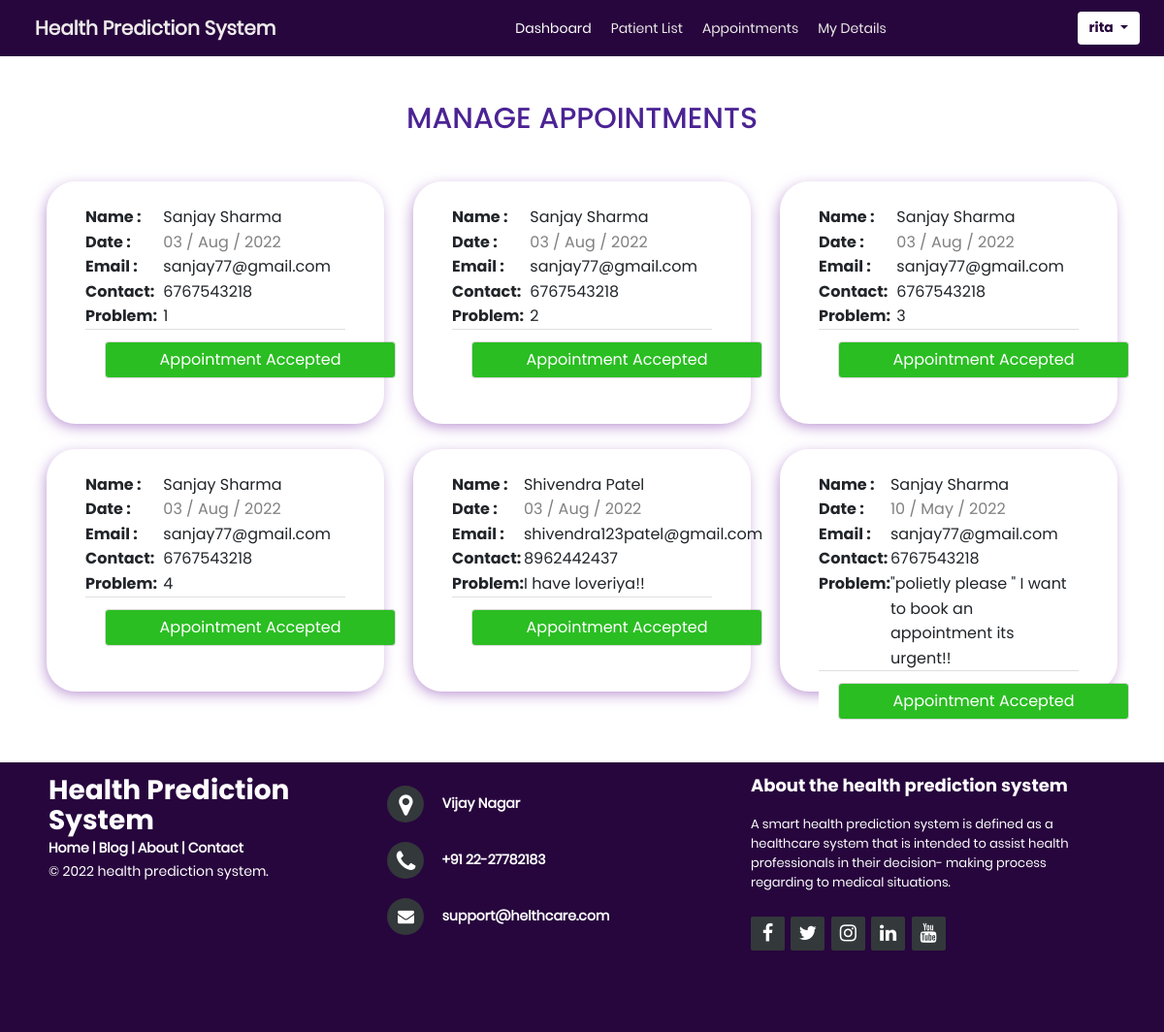
The app's page /manage_appointments/ (signed in) with its own data.
### patient/models.py (models this page shows)
class Appointment(models.Model):
    full_name = models.CharField(max_length=150)
    email = models.CharField(max_length=50)
    contact = models.CharField(max_length=50)
    request = models.TextField(blank=True)
    sent_date = models.DateField(auto_now_add=True)
    accepted = models.BooleanField(default=False)
    accepted_date = models.DateField(auto_now_add=False, null=True, blank=True)
    doctor_id = models.ForeignKey(UpdateForm,on_delete=models.CASCADE,null=True)
    def __str__(self):
        return self.full_name
    class Meta:
        ordering = ["-sent_date"]

### doctor/views.py (the view)
# urls.py: path('manage_appointments/',views.manage,name='manage'),
def manage(request):
    if request.user.is_authenticated:
        if request.method == 'POST':
            appointment_id = request.POST.get("appointment-id")
            print(appointment_id)
            appointment = Appointment.objects.get(id=appointment_id)
            appointment.accepted = True
            email = request.POST.get("email")
            accept = request.POST.get("date")
            d2 =  date.today().strftime("%B %d, %Y")
            dd=appointment.doctor_id.id
            nm=UpdateForm.objects.get(pk=dd)
            fname=nm.user.first_name
            lname=nm.user.last_name
            appointment.accepted_date= str(accept)
            appointment.save()
            send_mail(
            'About your appointment',
            f"Timing : 10AM to 4PM \n Thanks for booking appointment. Your appointment is scheduled on date: {accept} with Dr.{fname} {lname}. \n Loves,\n From Doctor's Family",
            settings.EMAIL_HOST_USER,
            ['chinnijain168@gmail.com'],
            fail_silently=False, )
            d2 =  date.today().strftime("%B %d, %Y")
            messages.add_message(request, messages.SUCCESS, f"You accepted the appointment of {appointment.full_name} at {d2}")
            return HttpResponseRedirect(request.path)
        else:
            ii=UpdateForm.objects.filter(user=request.user)
            if not ii:
                 messages.add_message(request, messages.ERROR,'first Update your details!! ')
                 return render(request,'doctor/manage.html',{'username':request.user,})
            else:
                for i in ii:
                    no=i.id
                    print(no)
                appointmentt=Appointment.objects.filter(doctor_id=no)
                print(appointmentt)
                return render(request,'doctor/manage.html',{'username':request.user,'appointments':appointmentt})
    else:
        return HttpResponseRedirect('/login/')

### doctor/templates/doctor/manage.html (shortened to what this page needs)
{% extends "core/base.doctor.html" %}
{% load static %}
{% block content %}
<main>
    <div class="container-fluid p-5">
        <div class=" mb-5 text-center">
            <h3 style="color:#4b2394; font-size:30px;text-transform:uppercase ;">
                Manage appointments
            </h3>
        </div>
        <div class="row">
        {% for app in appointments %}
            <div class="col-lg-4 col-xl-4 ">
                <div class="card .w-100  card-margin"  style="border: none;border-radius: 30px;height: 250px; box-shadow: -2px 4px 16px -3px rgb(172 125 201);">
                    <div class="card-body py-4">
                        <table style="width: 100%; border:none; text-align: left;">
                            <tr>
                              <th>Name :</th>
                              <td>{{app.full_name}}</td>
                            </tr>
                            <tr>
                              <th>Date : </th>
                              <td>
                                <div class="widget-49-date-primary">
                                    <span style="color:grey;" class="widget-49-date-day">{{app.sent_date|date:"d"}} /</span>
                                    <span style="color:grey;" class="widget-49-date-month">{{app.sent_date|date:"M"}} /</span>
                                    <span style="color:grey;" class="widget-49-date-month">{{app.sent_date|date:"Y"}}</span>
                                </div>
                              </td>
                            </tr>
                            <tr>
                              <th>Email :</th>
                              <td>{{app.email}}</td>
                            </tr>
                            <tr>
                              <th>Contact: </th>
                              <td>{{app.contact}}</td>
                            </tr>
                            <tr style="vertical-align: baseline;">
                              <th>Problem: </th>
                              <td>
                                {{app.request}}
                              </td>
                            </tr>
                          </table>
                          <div class="card-footer text-muted" style="background-color: white;">
                            {% if app.accepted == True %}
                            <input class="btn-block form-control" style="background-color:#2abe22; color:white; width: 300px; ;" type="submit" value="Appointment Accepted">
                           {% endif %}
                          </div>
                    </div>
                </div><br>
            </div>
        {% endfor %}
        </div>
</main>
{% endblock %}

### core/templates/core/base.doctor.html (shortened to what this page needs)
{% load static %}
<!DOCTYPE html>
<html lang="en">
<head>
    <link rel="stylesheet" href="https://cdn.jsdelivr.net/npm/bootstrap@4.0.0/dist/css/bootstrap.min.css"
>
    <link rel="stylesheet" href="https://cdnjs.cloudflare.com/ajax/libs/font-awesome/4.7.0/css/font-awesome.min.css">
    <link rel="stylesheet" type="text/css" href="{% static 'core/vendor/bootstrap/css/bootstrap.min.css' %} ">
    <link rel="stylesheet" type="text/css"
        href="{% static 'core/fonts/font-awesome-4.7.0/css/font-awesome.min.css' %} ">
    <link rel="stylesheet" type="text/css"
        href="{% static 'core/fonts/iconic/css/material-design-iconic-font.min.css' %}">
    <link rel="stylesheet" type="text/css" href=" {% static 'core/vendor/animate/animate.css' %} ">
    <link rel="stylesheet" type="text/css" href="{% static 'core/vendor/css-hamburgers/hamburgers.min.css' %} ">
    <link rel="stylesheet" type="text/css" href="{% static 'core/vendor/animsition/css/animsition.min.css' %}">
    <link rel="stylesheet" type="text/css" href="{% static 'core/vendor/select2/select2.min.css' %}">
    <link rel="stylesheet" type="text/css" href="{% static 'core/vendor/daterangepicker/daterangepicker.css' %}">
    <link rel="stylesheet" type="text/css" href="{% static 'core/css/util.css' %} ">
    <link rel="stylesheet" type="text/css" href="{% static 'core/css/main.css' %}">
    <link rel="stylesheet" href="{% static 'core/css/style1.css' %}">
    <link rel="stylesheet" href="{% static 'core/css/impo.css' %}">
</head>
<body style="overflow-x: hidden;">
    <header>
        <header>
            <div>
                <section>
                    <nav class="navbar navbar-expand-lg " style="background-color:  #27063d; font-weight: bold;">
                        <div class="navbar-header" style=" margin-left: 20px;">
                            <a class="navbar-brand linksCss" href="#"></i>Health Prediction System</a>
                        </div>
                        <div class="collapse navbar-collapse" id="navbarSupportedContent"
                            style="width: 100%; font-weight: normal;">
                            <ul class="navbar-nav mr-auto" style="text-align: center; margin-left: 25%;">
                                <li class="nav-item listyle">
                                    <a href="{% url 'doctor' %}" class="linksCss"
                                        style="color:rgb(255, 255, 255);">Dashboard</a>
                                </li>
                                <li class="nav-item listyle">
                                    <a href="{% url 'patientlist' %}" class="linksCss"> Patient List</a>
                                </li>
                                <li class="nav-item listyle">
                                    <a href="{% url 'manage' %}" class="linksCss"> Appointments</a>
                                </li>
                                <li class="nav-item listyle">
                                    <a href="{% url 'updatedetails' %}" class="linksCss">My Details</a>
                                </li>
                            </ul>
                            <div style="position:relative; margin-right:1%;">
                            <button class="btn btn-primary dropdown-toggle" type="button" data-toggle="dropdown"
                                style="margin-left:10px;float: right; background-color: #fff; color: #27063d; border: none;"><strong>{{username}}</strong>
                                </button>
                        </div>
                        </div>
            </div>
        </header>
        {% block content %}
        {% endblock %}
        <footer>
            <footer class="footer-distributed">
                <div class="footer-left">
                    <h3><span>Health Prediction System</span></h3>
                    <p class="footer-links">
                        <a href="home.html">Home</a>
                        |
                        <a href="#">Blog</a>
                        |
                        <a href="about2.html">About</a>
                        |
                        <a href="contact.html">Contact</a>
                    </p>
                    <p class="footer-company-name">© 2022 health prediction system.</p>
                </div>
                <div class="footer-center">
                    <div>
                        <i class="fa fa-map-marker"></i>
                        <p>Vijay Nagar</p>
                    </div>
                    <div>
                        <i class="fa fa-phone"></i>
                        <p>+91 22-27782183</p>
                    </div>
                    <div>
                        <i class="fa fa-envelope"></i>
                        <p><a href="mailto:support@helthcare.com">support@helthcare.com</a></p>
                    </div>
                </div>
                <div class="footer-right">
                    <p class="footer-company-about">
                        <span>About the health prediction system </span>
                        A smart health prediction system is defined as a healthcare system that is intended to assist
                        health
                        professionals in their decision- making process regarding to medical situations.
                    </p>
                    <div class="footer-icons">
                        <a href="#"><i class="fa fa-facebook"></i></a>
                        <a href="#"><i class="fa fa-twitter"></i></a>
                        <a href="#"><i class="fa fa-instagram"></i></a>
                        <a href="#"><i class="fa fa-linkedin"></i></a>
                        <a href="#"><i class="fa fa-youtube"></i></a>
                    </div>
                </div>
            </footer>
        </footer>
</body>
</html>

### core/static/core/css/main.css (style rules this page uses)
* { margin: 0px; padding: 0px; box-sizing: border-box; }
body, html { height: 100%; font-family: Poppins-Regular, sans-serif; }
a { font-family: Poppins-Regular; font-size: 14px; line-height: 1.7; color: #666666; margin: 0px; transition: all 0.4s; -webkit-transition: all 0.4s; -o-transition: all 0.4s; -moz-transition: all 0.4s; }
h1,h2,h3,h4,h5,h6 { margin: 0px; }
p { font-family: Poppins-Regular; font-size: 14px; line-height: 1.7; color: #666666; margin: 0px; }
ul, li { margin: 0px; list-style-type: none; }
input { outline: none; border: none; }
button { outline: none !important; border: none; background: transparent; }

### core/static/core/css/style1.css (style rules this page uses)
* { margin: 0; padding: 0; box-sizing: border-box; font-family: 'Poppins',sans-serif; }

### core/static/core/css/impo.css (style rules this page uses)
.listyle { padding: 0px 5px; margin: 0px 5px; }
.linksCss { text-decoration: none !important; color: #edeaea; }
* { padding: 0; margin: 0; }
html { background-color: #fff; }
body { font: 16px/1.6 Arial, sans-serif; }
header { text-align: center; margin-bottom: 0px; }
header span { color: #3F71EA; }
html { height: 100%; }
body { height: 100%; }
.btn { font-size: 14px; }
.footer-distributed { position:relative;bottom: 0; }
.footer-distributed { background-color: #27063d; box-sizing: border-box; width: 100%; text-align: left; font: bold 16px sans-serif; padding: 14px 50px 24px 50px; height: 278px; }
.footer-distributed .footer-left, .footer-distributed .footer-center, .footer-distributed .footer-right { display: inline-block; vertical-align: top; }
.footer-distributed .footer-left { width: 30%; }
.footer-distributed h3 { color: #ffffff; font: normal 34px 'Cookie', ; font-weight: bold; margin: 0; }
.footer-distributed h3 span { color: #ffffff; }
.footer-distributed .footer-links { color: #ffffff; }
.footer-distributed .footer-links a { display: inline-block; line-height: 1.8; text-decoration: none; color: inherit; }
.footer-distributed .footer-company-name { color: #ffffff; font-size: 14px; font-weight: normal; margin: 0; }
.footer-distributed .footer-center { width: 35%; }
.footer-distributed .footer-center i { background-color: #33383b; color: #ffffff; font-size: 25px; width: 38px; height: 38px; border-radius: 50%; text-align: center; line-height: 42px; margin: 10px 15px; vertical-align: middle; }
.footer-distributed .footer-center i.fa-envelope { font-size: 17px; line-height: 38px; }
.footer-distributed .footer-center p { display: inline-block; color: #ffffff; vertical-align: middle; margin: 0; }
.footer-distributed .footer-center p a { color: #ffffff; text-decoration: none; ; }
.footer-distributed .footer-right { width: 30%; }
.footer-distributed .footer-company-about { line-height: 20px; color: #ffffff; font-size: 13px; font-weight: normal; margin: 0; }
.footer-distributed .footer-company-about span { display: block; color: #ffffff; font-size: 18px; font-weight: bold; margin-bottom: 20px; }
.footer-distributed .footer-icons { margin-top: 25px; }
.footer-distributed .footer-icons a { display: inline-block; width: 35px; height: 35px; cursor: pointer; background-color: #33383b; border-radius: 2px; font-size: 20px; color: #ffffff; text-align: center; line-height: 35px; margin-right: 3px; margin-bottom: 5px; }
.card { padding:0px 20px; }

### records on screen
Appointment: full_name "Sanjay Sharma", sent_date "03", sent_date "Aug", sent_date "2022", email "sanjay77@gmail.com", contact "6767543218", request "1"
Appointment: full_name "Sanjay Sharma", sent_date "03", sent_date "Aug", sent_date "2022", email "sanjay77@gmail.com", contact "6767543218", request "2"
Appointment: full_name "Sanjay Sharma", sent_date "03", sent_date "Aug", sent_date "2022", email "sanjay77@gmail.com", contact "6767543218", request "3"
Appointment: full_name "Sanjay Sharma", sent_date "03", sent_date "Aug", sent_date "2022", email "sanjay77@gmail.com", contact "6767543218", request "4"
Appointment: full_name "Shivendra Patel", sent_date "03", sent_date "Aug", sent_date "2022", email "shivendra123patel@gmail.com", contact "8962442437", request "I have loveriya!!"
Appointment: full_name "Sanjay Sharma", sent_date "10", sent_date "May", sent_date "2022", email "sanjay77@gmail.com", contact "6767543218", request "\"polietly please \" I want to book an appointment its urgent!!"

### other values on screen
{{ username }} "rita"
